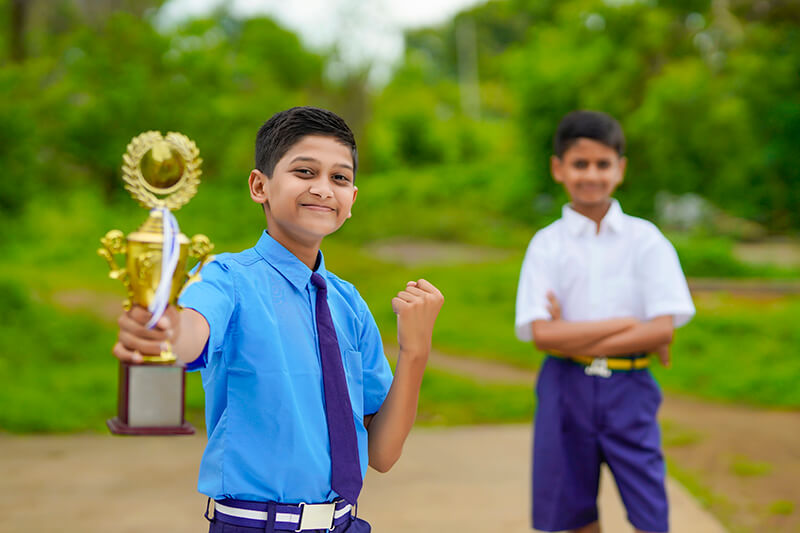
#> input picture Digital Image Processing/lab_image.jpg, 800 x 533 px
$ python '01. add corner elements of image.py'
#> lines starting #> are read from the running program, lines starting #| are printed output that depends on the picture
from PIL import Image
import numpy as np
import matplotlib.pyplot as plt

# Load the image
image = Image.open('lab_image.jpg')
#> image is the input picture: PIL image 800x533 RGB; mean R, G, B 113.7, 130.8, 72.1

# Convert the image to grayscale
gray_image = image.convert('L')
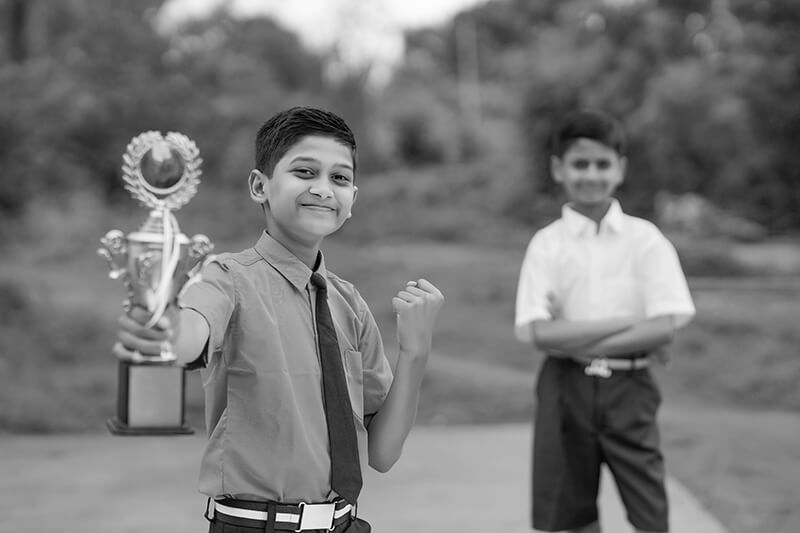
#> gray_image: PIL image 800x533 L; min 0, max 254, mean 119

# Convert the grayscale image to a numpy array with proper dtype (uint8)
image_array = np.array(gray_image, dtype=np.uint8)

# Get the shape of the array (height and width of the image)
height, width = image_array.shape
#> height = 533; width = 800

# Get the corner elements
top_left = image_array[0, 0]
#> top_left = 94
top_right = image_array[0, width - 1]
#> top_right = 71
bottom_left = image_array[height - 1, 0]
#> bottom_left = 150
bottom_right = image_array[height - 1, width - 1]
#> bottom_right = 127

# Print corner elements to confirm
print("Corner elements are:", top_left, top_right, bottom_left, bottom_right)
#| Corner elements are: 94 71 150 127

# Calculate corner sum and print again for verification
corner_sum = np.add(top_left, np.add(top_right, np.add(bottom_left, bottom_right)), dtype=np.int32)
#> corner_sum = 186
print("Sum of corner elements (manual):", corner_sum)
#| Sum of corner elements (manual): 186


# Get the boundary rows and columns (excluding the corners)
top_row = image_array[0, 1:-1]  # Exclude top-left and top-right
#> top_row = 798 values, max 252 at index 415, min 49 at index 687, mean 152.5
bottom_row = image_array[height - 1, 1:-1]  # Exclude bottom-left and bottom-right
#> bottom_row = 798 values, max 190 at index 675, min 5 at index 342, mean 132.3
left_column = image_array[1:-1, 0]  # Exclude top-left and bottom-left
#> left_column = 531 values, max 154 at index 527, min 36 at index 199, mean 94.78
right_column = image_array[1:-1, width - 1]  # Exclude top-right and bottom-right
#> right_column = 531 values, max 142 at index 255, min 31 at index 129, mean 87.14

# Add the Boundary elements (excluding corners)
boundary_sum = (np.sum(top_row) + np.sum(bottom_row) + np.sum(left_column) + np.sum(right_column))
#> boundary_sum = 323927

# Total boundary sum including corners (if you need it)
total_boundary_sum = boundary_sum + corner_sum
#> total_boundary_sum = 324113

print("Total boundary sum (including corners):", total_boundary_sum)
#| Total boundary sum (including corners): 324113.0

plt.figure(figsize=(12,6))

plt.subplot(1,1,1)
plt.title("Original Image")
plt.axis('off')
plt.imshow(image)
plt.show()

$ run again, with Digital Image Processing/image for lab.jpg copied over Digital Image Processing/lab_image.jpg
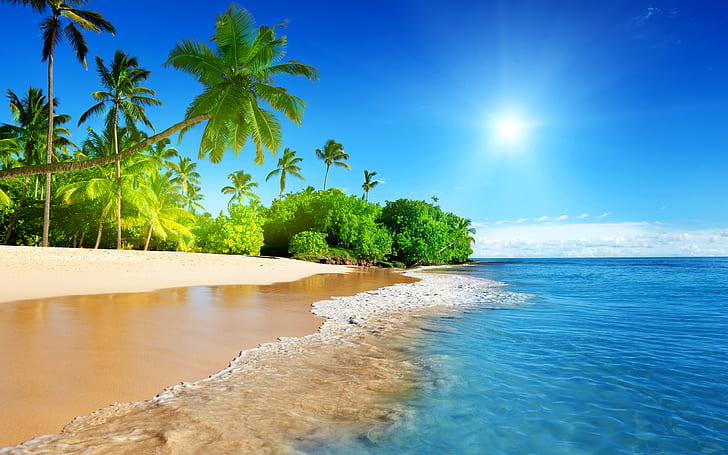
#> input picture Digital Image Processing/image for lab.jpg, 728 x 455 px
#> image is the input picture: PIL image 728x455 RGB; mean R, G, B 102.1, 150.3, 162.9
#> `gray_image = image.convert('L')`:
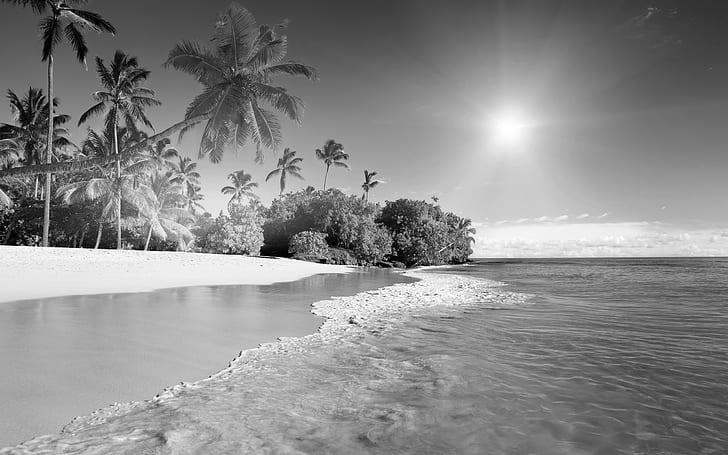
#> gray_image: PIL image 728x455 L; min 0, max 255, mean 137.3
#> top_left = 71
#> top_right = 49
#> bottom_left = 148
#> bottom_right = 73
#| Corner elements are: 71 49 148 73
#> corner_sum = 85
#| Sum of corner elements (manual): 85
#> top_row = 726 values, max 120 at index 61, min 1 at index 38, mean 63.38
#> bottom_row = 726 values, max 216 at index 65, min 67 at index 710, mean 135.5
#> left_column = 453 values, max 254 at index 245, min 0 at index 228, mean 133
#> right_column = 453 values, max 227 at index 237, min 49 at index 0, mean 109.6
#> boundary_sum = 254267
#> total_boundary_sum = 254352
#| Total boundary sum (including corners): 254352.0
